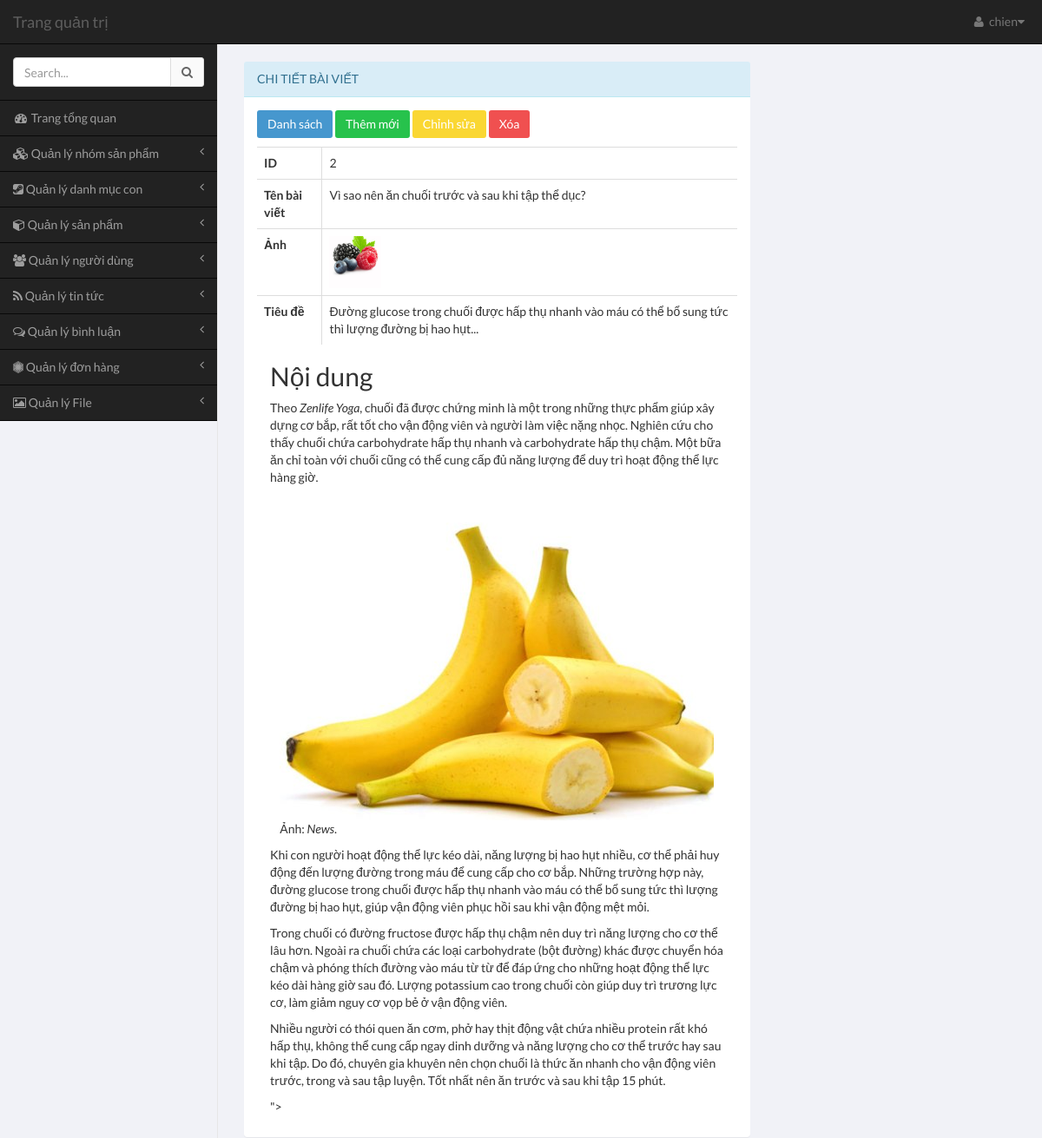
Screenshot of /admin/pages/index.php?module=blog&action=view&id=2 (signed in) with the database file from the repository.
### tables this page shows
CREATE TABLE `blog` (
  `id` int(11) NOT NULL,
  `image_title` varchar(255) NOT NULL,
  `name` varchar(255) NOT NULL,
  `title` varchar(255) NOT NULL,
  `content` text NOT NULL,
  `date` int(11) DEFAULT NULL
);

### common/database.php (called while the page is built, shortened)
<?php
$mysqli = mysqli_connect(DB_HOST, DB_USER, DB_PASS, DB_NAME);
mysqli_set_charset($mysqli,"utf8");
function get_one($table,$field_name,$field_value){
	global $mysqli;
	$sql = "SELECT * FROM $table WHERE $field_name = '$field_value'";
	$res = mysqli_query($mysqli,$sql);
	return mysqli_fetch_assoc($res);
}
?>

### admin/pages/modules/blog/view.php (the view, shortened to what this page needs)
<?php
if (!empty($_GET['id'])) {
	$row = get_one('blog','id',$_GET['id']);
}else{
	echo 'Tham so id khong hop le';
}
?>
<div class="row">
    <div class="col-md-8">
        <section class="panel panel-info" style="margin-top: 20px;">
            <header class="panel-heading" >
                Chi tiết bài viết
            </header>
            <?php if($row) : ?>
            <div class="panel-body table-responsive">
			<p>
				<a href="index.php?module=blog&action=list" class="btn btn-primary">
					Danh sách
				</a>
				<a href="index.php?module=blog&action=add" class="btn btn-success">
					Thêm mới
				</a>
				<a href="index.php?module=blog&action=edit&id=<?php echo $row['id']; ?>" class="btn btn-warning">
					Chỉnh sửa
				</a>
				<a href="index.php?module=blog&action=delete&id=<?php echo $row['user_id']; ?>" class="btn  btn-danger" onclick="return confirm('Are you sure ? ')">
					Xóa
				</a>
			</p>
				<table class="table table-bordered table-hover">
					<tbody>
						<tr>
							<th>ID</th>
							<td><?php echo $row['id'] ?></td>
						</tr>
						<tr>
							<th>Tên bài viết</th>
							<td><?php echo $row['name'] ?></td>
						</tr>
						<tr>
							<th>Ảnh</th>
							<td class="fix-img"><img src="../../uploads/products/<?php echo $row['image_title']; ?>"></td>
						</tr>
						<tr>
							<th>Tiêu đề</th>
							<td><?php echo $row['title'] ?></td>
						</tr>
					</tbody>
				</table>
				<div class="col-xs-12">
					<h2>Nội dung</h2>
					<p><?php echo $row['content']?></p>
				</div>
			</div>
				<?php endif; ?></div>
			</div>
		</div>

### rows the page displays
blog: id "2", name "Vì sao nên ăn chuối trước và sau khi tập thể dục?", image_title (picture), title "Đường glucose trong chuối được hấp thụ nhanh vào máu có thể bổ sung tức thì lượng đường bị hao hụt...", content "Theo Zenlife Yoga , chuối đã được chứng minh là một trong những thực phẩm giúp xây dựng cơ bắp, rất tốt cho vận động viên và người làm việc nặng nhọc. Nghiên cứu cho thấy chuối chứa carbohydrate hấp thụ nhanh và carbohydrate hấp thụ chậm. Một bữa ăn chỉ toàn với chuối cũng có thể cung cấp đủ năng lượng để duy trì hoạt động thể lực hàng giờ. Ảnh: News . Khi con người hoạt động thể lực kéo dài, năng lượng bị hao hụt nhiều, cơ thể phải huy động đến lượng đường trong máu để cung cấp cho cơ bắp. Những trường hợp này, đường glucose trong chuối được hấp thụ nhanh vào máu có thể bổ sung tức thì lượng đường bị hao hụt, giúp vận động viên phục hồi sau khi vận động mệt mỏi. Trong chuối có đường…", content (picture)

### other values shown
$user['username'] "chien"
